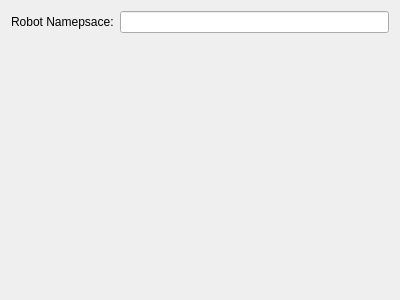
<?xml version="1.0" encoding="UTF-8"?>
<ui version="4.0">
 <class>HelmManagerPlugin</class>
 <widget class="QWidget" name="HelmManagerPlugin">
  <property name="geometry">
   <rect>
    <x>0</x>
    <y>0</y>
    <width>400</width>
    <height>300</height>
   </rect>
  </property>
  <property name="windowTitle">
   <string>Helm Manager</string>
  </property>
  <layout class="QVBoxLayout" name="verticalLayout">
   <item>
    <layout class="QHBoxLayout" name="horizontalLayout">
     <item>
      <widget class="QLabel" name="robotNamespaceLabel">
       <property name="text">
        <string>Robot Namepsace:</string>
       </property>
      </widget>
     </item>
     <item>
      <widget class="QLineEdit" name="robotNamespaceLineEdit"/>
     </item>
    </layout>
   </item>
   <item>
    <widget class="HelmManager" name="helmManager" native="true">
     <property name="sizePolicy">
      <sizepolicy hsizetype="Preferred" vsizetype="Preferred">
       <horstretch>0</horstretch>
       <verstretch>1</verstretch>
      </sizepolicy>
     </property>
    </widget>
   </item>
  </layout>
 </widget>
 <customwidgets>
  <customwidget>
   <class>HelmManager</class>
   <extends>QWidget</extends>
   <header>helm_manager.h</header>
   <container>1</container>
  </customwidget>
 </customwidgets>
 <resources/>
 <connections/>
</ui>
